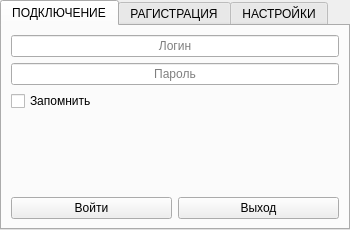
<?xml version="1.0" encoding="UTF-8"?>
<ui version="4.0">
 <class>TConnectDialog</class>
 <widget class="QWidget" name="TConnectDialog">
  <property name="geometry">
   <rect>
    <x>0</x>
    <y>0</y>
    <width>350</width>
    <height>230</height>
   </rect>
  </property>
  <property name="minimumSize">
   <size>
    <width>350</width>
    <height>230</height>
   </size>
  </property>
  <property name="maximumSize">
   <size>
    <width>350</width>
    <height>230</height>
   </size>
  </property>
  <property name="windowTitle">
   <string>Авторизация</string>
  </property>
  <layout class="QGridLayout" name="gridLayout">
   <property name="leftMargin">
    <number>0</number>
   </property>
   <property name="topMargin">
    <number>0</number>
   </property>
   <property name="rightMargin">
    <number>0</number>
   </property>
   <property name="bottomMargin">
    <number>0</number>
   </property>
   <property name="spacing">
    <number>0</number>
   </property>
   <item row="0" column="0">
    <widget class="QTabWidget" name="ConnectTabWidget">
     <property name="currentIndex">
      <number>0</number>
     </property>
     <widget class="QWidget" name="ConnectTab">
      <attribute name="title">
       <string>ПОДКЛЮЧЕНИЕ</string>
      </attribute>
      <layout class="QGridLayout" name="gridLayout_4">
       <item row="4" column="0">
        <widget class="QPushButton" name="btnConnect">
         <property name="text">
          <string>Войти</string>
         </property>
        </widget>
       </item>
       <item row="4" column="1">
        <widget class="QPushButton" name="btnClose">
         <property name="text">
          <string>Выход</string>
         </property>
        </widget>
       </item>
       <item row="3" column="0" colspan="2">
        <spacer name="verticalSpacer">
         <property name="orientation">
          <enum>Qt::Vertical</enum>
         </property>
         <property name="sizeHint" stdset="0">
          <size>
           <width>20</width>
           <height>40</height>
          </size>
         </property>
        </spacer>
       </item>
       <item row="2" column="0" colspan="2">
        <widget class="QCheckBox" name="SaveLoginCheckBox">
         <property name="text">
          <string>Запомнить</string>
         </property>
         <property name="tristate">
          <bool>false</bool>
         </property>
        </widget>
       </item>
       <item row="1" column="0" colspan="2">
        <widget class="QLineEdit" name="PasswordLineEdit">
         <property name="maxLength">
          <number>32</number>
         </property>
         <property name="echoMode">
          <enum>QLineEdit::Password</enum>
         </property>
         <property name="alignment">
          <set>Qt::AlignCenter</set>
         </property>
         <property name="placeholderText">
          <string>Пароль</string>
         </property>
        </widget>
       </item>
       <item row="0" column="0" colspan="2">
        <widget class="QLineEdit" name="LoginLineEdit">
         <property name="maxLength">
          <number>32</number>
         </property>
         <property name="alignment">
          <set>Qt::AlignCenter</set>
         </property>
         <property name="placeholderText">
          <string>Логин</string>
         </property>
        </widget>
       </item>
      </layout>
     </widget>
     <widget class="QWidget" name="RegisterTab">
      <attribute name="title">
       <string>РАГИСТРАЦИЯ</string>
      </attribute>
      <layout class="QGridLayout" name="gridLayout_3">
       <item row="3" column="1">
        <spacer name="verticalSpacer_2">
         <property name="orientation">
          <enum>Qt::Vertical</enum>
         </property>
         <property name="sizeHint" stdset="0">
          <size>
           <width>20</width>
           <height>40</height>
          </size>
         </property>
        </spacer>
       </item>
       <item row="4" column="0">
        <spacer name="horizontalSpacer">
         <property name="orientation">
          <enum>Qt::Horizontal</enum>
         </property>
         <property name="sizeHint" stdset="0">
          <size>
           <width>40</width>
           <height>20</height>
          </size>
         </property>
        </spacer>
       </item>
       <item row="4" column="1">
        <widget class="QPushButton" name="btnRegistrationUser">
         <property name="minimumSize">
          <size>
           <width>150</width>
           <height>0</height>
          </size>
         </property>
         <property name="maximumSize">
          <size>
           <width>150</width>
           <height>16777215</height>
          </size>
         </property>
         <property name="text">
          <string>Зарегистрироваться</string>
         </property>
        </widget>
       </item>
       <item row="4" column="2">
        <spacer name="horizontalSpacer_2">
         <property name="orientation">
          <enum>Qt::Horizontal</enum>
         </property>
         <property name="sizeHint" stdset="0">
          <size>
           <width>40</width>
           <height>20</height>
          </size>
         </property>
        </spacer>
       </item>
       <item row="0" column="0" colspan="3">
        <widget class="QLineEdit" name="NewLoginLineEdit">
         <property name="maxLength">
          <number>32</number>
         </property>
         <property name="alignment">
          <set>Qt::AlignCenter</set>
         </property>
         <property name="placeholderText">
          <string>Логин</string>
         </property>
        </widget>
       </item>
       <item row="1" column="0" colspan="3">
        <widget class="QLineEdit" name="NewPassword1LineEdit">
         <property name="maxLength">
          <number>32</number>
         </property>
         <property name="echoMode">
          <enum>QLineEdit::Password</enum>
         </property>
         <property name="alignment">
          <set>Qt::AlignCenter</set>
         </property>
         <property name="placeholderText">
          <string>Пароль</string>
         </property>
        </widget>
       </item>
       <item row="2" column="0" colspan="3">
        <widget class="QLineEdit" name="NewPassword2LineEdit">
         <property name="maxLength">
          <number>32</number>
         </property>
         <property name="echoMode">
          <enum>QLineEdit::Password</enum>
         </property>
         <property name="alignment">
          <set>Qt::AlignCenter</set>
         </property>
         <property name="placeholderText">
          <string>Подтверждение пароля</string>
         </property>
        </widget>
       </item>
      </layout>
     </widget>
     <widget class="QWidget" name="SettingsTab">
      <attribute name="title">
       <string>НАСТРОЙКИ</string>
      </attribute>
      <layout class="QGridLayout" name="gridLayout_2">
       <item row="1" column="0">
        <widget class="QLabel" name="PortLabel">
         <property name="minimumSize">
          <size>
           <width>80</width>
           <height>0</height>
          </size>
         </property>
         <property name="maximumSize">
          <size>
           <width>80</width>
           <height>16777215</height>
          </size>
         </property>
         <property name="text">
          <string>Порт хоста:</string>
         </property>
        </widget>
       </item>
       <item row="3" column="1">
        <widget class="QPushButton" name="btnSaveSettings">
         <property name="minimumSize">
          <size>
           <width>150</width>
           <height>0</height>
          </size>
         </property>
         <property name="maximumSize">
          <size>
           <width>150</width>
           <height>16777215</height>
          </size>
         </property>
         <property name="text">
          <string>Сохранить</string>
         </property>
        </widget>
       </item>
       <item row="3" column="0">
        <spacer name="horizontalSpacer_3">
         <property name="orientation">
          <enum>Qt::Horizontal</enum>
         </property>
         <property name="sizeHint" stdset="0">
          <size>
           <width>40</width>
           <height>20</height>
          </size>
         </property>
        </spacer>
       </item>
       <item row="0" column="0">
        <widget class="QLabel" name="HostLabel">
         <property name="minimumSize">
          <size>
           <width>80</width>
           <height>0</height>
          </size>
         </property>
         <property name="maximumSize">
          <size>
           <width>80</width>
           <height>16777215</height>
          </size>
         </property>
         <property name="text">
          <string>Адрес хоста:</string>
         </property>
        </widget>
       </item>
       <item row="3" column="2">
        <spacer name="horizontalSpacer_4">
         <property name="orientation">
          <enum>Qt::Horizontal</enum>
         </property>
         <property name="sizeHint" stdset="0">
          <size>
           <width>40</width>
           <height>20</height>
          </size>
         </property>
        </spacer>
       </item>
       <item row="2" column="0" colspan="3">
        <spacer name="verticalSpacer_3">
         <property name="orientation">
          <enum>Qt::Vertical</enum>
         </property>
         <property name="sizeHint" stdset="0">
          <size>
           <width>20</width>
           <height>40</height>
          </size>
         </property>
        </spacer>
       </item>
       <item row="1" column="1" colspan="2">
        <widget class="QSpinBox" name="PortSpinBox">
         <property name="frame">
          <bool>true</bool>
         </property>
         <property name="alignment">
          <set>Qt::AlignCenter</set>
         </property>
         <property name="buttonSymbols">
          <enum>QAbstractSpinBox::NoButtons</enum>
         </property>
         <property name="specialValueText">
          <string>7876</string>
         </property>
         <property name="keyboardTracking">
          <bool>true</bool>
         </property>
         <property name="minimum">
          <number>2000</number>
         </property>
         <property name="maximum">
          <number>32000</number>
         </property>
         <property name="value">
          <number>7876</number>
         </property>
        </widget>
       </item>
       <item row="0" column="1" colspan="2">
        <widget class="QLineEdit" name="HostLineEdit">
         <property name="text">
          <string/>
         </property>
         <property name="alignment">
          <set>Qt::AlignCenter</set>
         </property>
         <property name="placeholderText">
          <string>127.0.0.1</string>
         </property>
        </widget>
       </item>
      </layout>
     </widget>
    </widget>
   </item>
  </layout>
 </widget>
 <tabstops>
  <tabstop>ConnectTabWidget</tabstop>
  <tabstop>LoginLineEdit</tabstop>
  <tabstop>PasswordLineEdit</tabstop>
  <tabstop>SaveLoginCheckBox</tabstop>
  <tabstop>btnConnect</tabstop>
  <tabstop>btnClose</tabstop>
  <tabstop>NewLoginLineEdit</tabstop>
  <tabstop>NewPassword1LineEdit</tabstop>
  <tabstop>NewPassword2LineEdit</tabstop>
  <tabstop>btnRegistrationUser</tabstop>
  <tabstop>HostLineEdit</tabstop>
  <tabstop>PortSpinBox</tabstop>
  <tabstop>btnSaveSettings</tabstop>
 </tabstops>
 <resources/>
 <connections/>
</ui>
